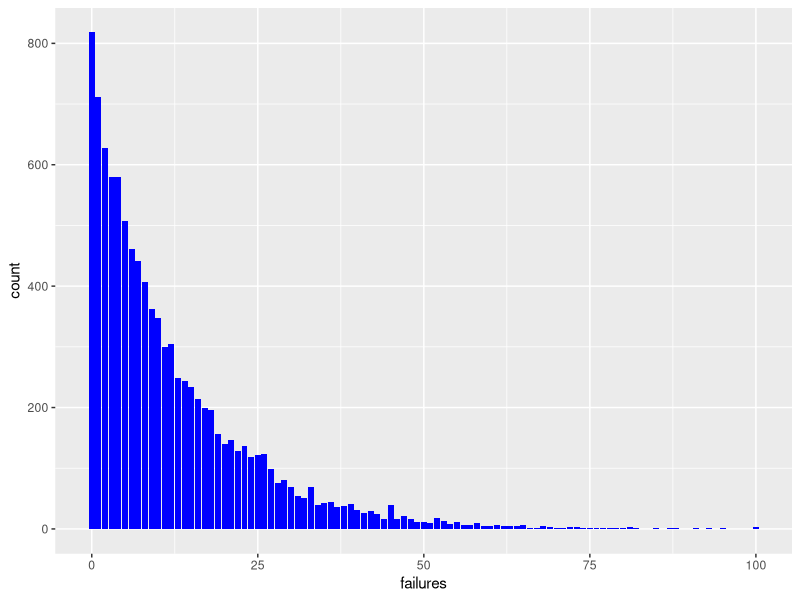
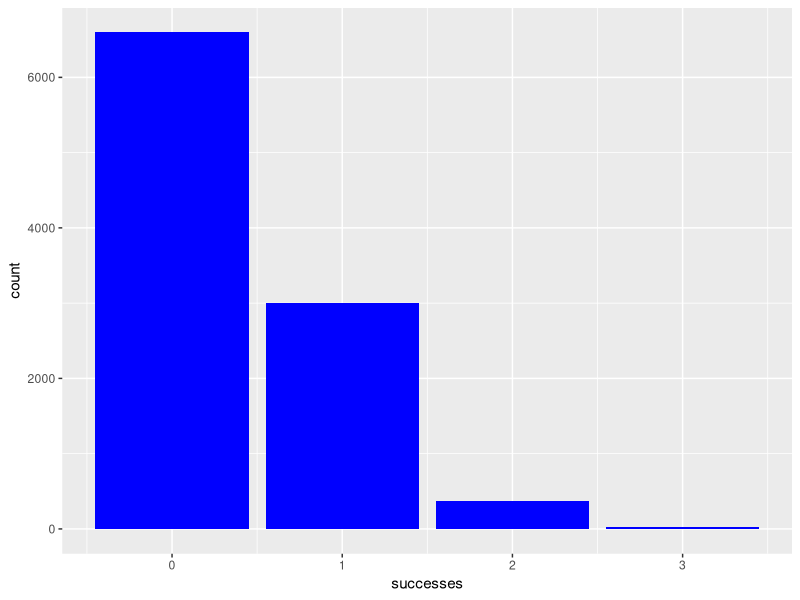
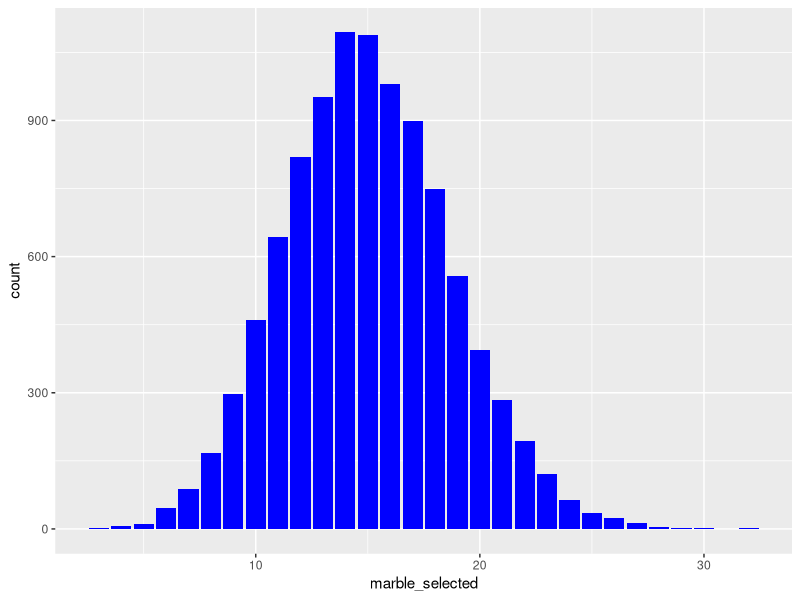
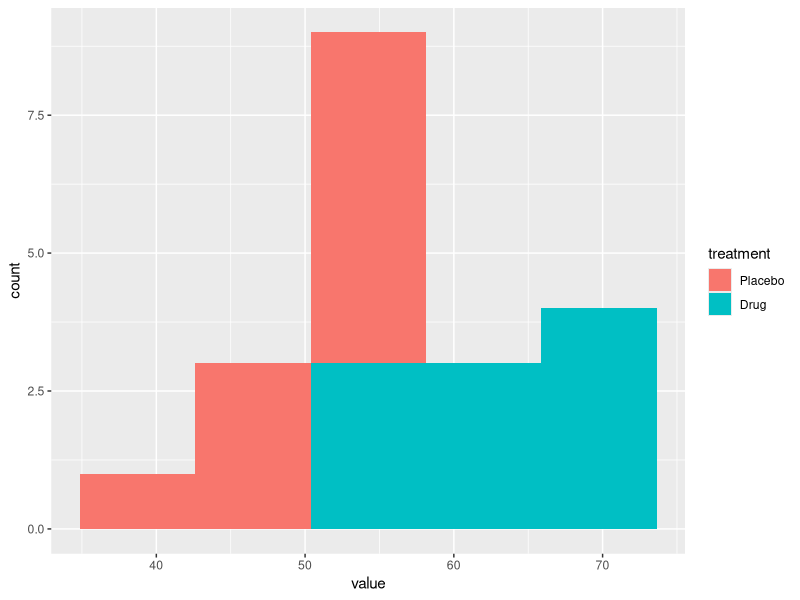
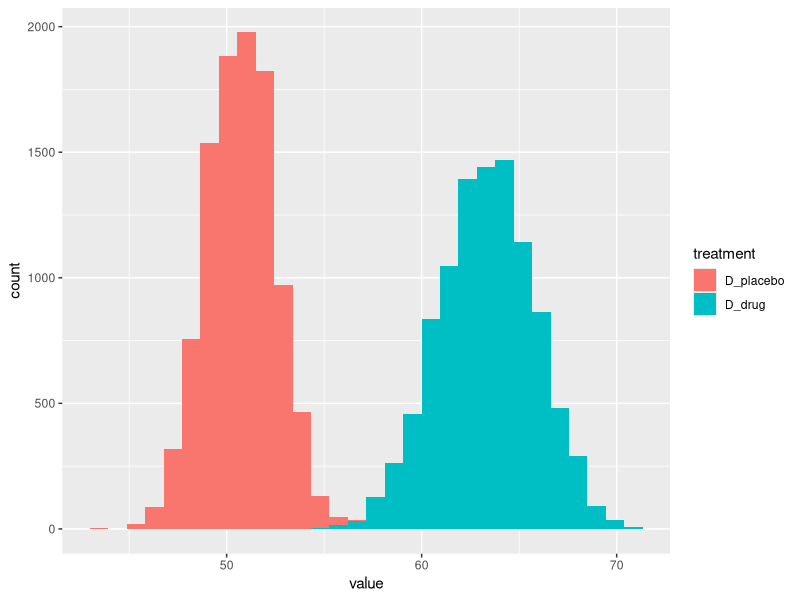
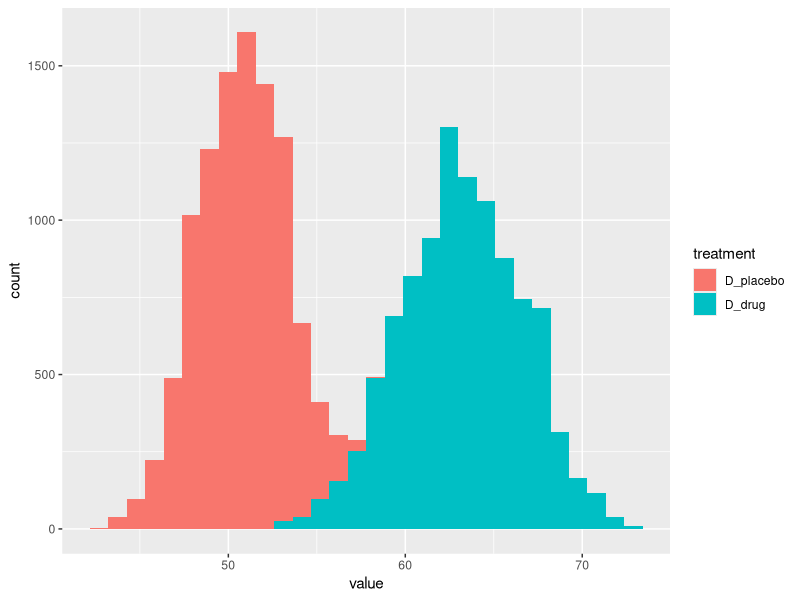
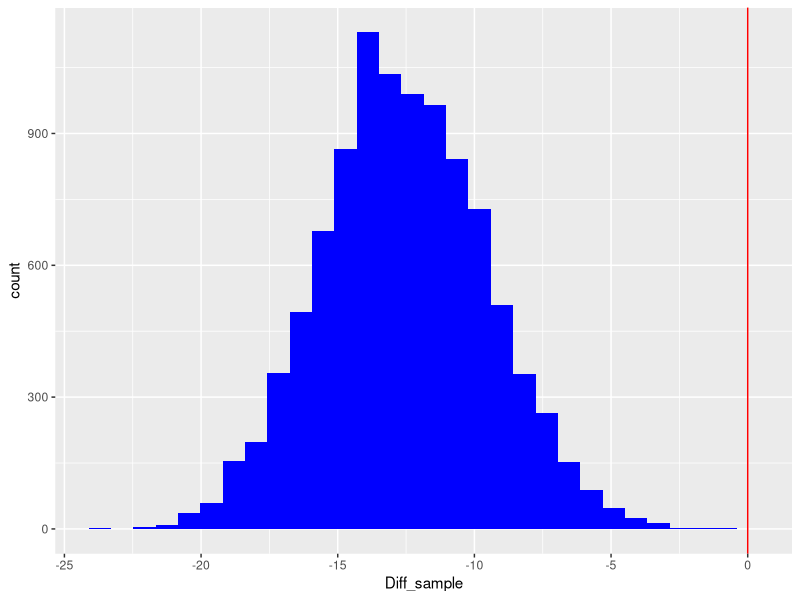
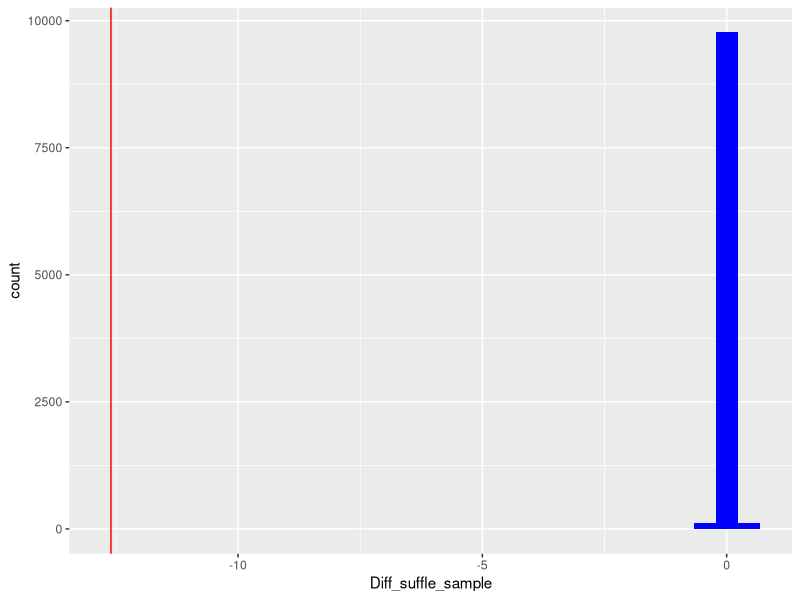

Generate these figures, in order, with R:
## ---- chunk 1
knitr::opts_chunk$set(echo = TRUE)
## ---- chunk 2
carddeck = rep(c(1:13), each=4)
## ---- chunk 3
select_Ace = function(carddeck, num_draws) {
  # function will count the number of times it takes to get a 1
    card_selected = sample(carddeck, 
                           num_draws, 
                           replace = T)
    if ( length(which(card_selected==1)) > 0) {
      Ace_selected = min(which(card_selected == 1))
      return(Ace_selected-1)
    } else {
      return(num_draws)
    }
}
  
## ---- chunk 4
failures = numeric()
for (i in 1:10000) {
  failures[i]=select_Ace(carddeck, num_draws = 100)
}

## ---- chunk 5
library(ggplot2)

ggplot()+
  geom_bar(mapping=aes(x=failures),
                 bins=500,
                 fill="blue")

## ---- chunk 6
sum(failures<21)/10000
## ---- chunk 7
pgeom(20,1/13)

## ---- chunk 8
poker_cards = function(carddeck, num_draws) {
  # function will count the number of times it takes to get a 1
    card_selected = sample(carddeck, 
                           num_draws, 
                           replace = F)
    return ( sum(card_selected==1)) 
}
  
## ---- chunk 9
successes = numeric()
for (i in 1:10000) {
  successes[i]=poker_cards(carddeck, num_draws = 5)
}

## ---- chunk 10
ggplot()+
  geom_bar(mapping=aes(x=successes),
                 bins=3,
                 fill="blue")
table(successes)
## ---- chunk 11
sum(successes>0)/10000
## ---- chunk 12
pbinom(0,5,1/13, lower.tail = F)

## ---- chunk 13

marbles=c(rep("B", times=500),rep("R", times=9500))

## ---- chunk 14
select_Blue = function(marbles, num_draws, selection) {
  #function will take all the marbles and draw num_draws marbles.
      marbles_selected = sample(marbles, 
                           num_draws, 
                           replace = F)

    blue_selected = length(which(marbles_selected==selection))
      return(blue_selected)
}

NumBlues = numeric()
for (i in 1:10000) {
  NumBlues[i]=select_Blue(marbles, num_draws = 300, "B")
}

sum(NumBlues >= 20) / 10000

## ---- chunk 15
marble_selected=numeric()
for ( i in 1:10000) {
  marble_selected[i] = sum(sample(marbles, 300, replace=F)=="B")
  
}
sum(marble_selected>=20)/10000
## ---- chunk 16
ggplot()+
  geom_bar(mapping=aes(x=marble_selected),
                 bins=500,
                 fill="blue")
## ---- chunk 17
# if we look closely at the documentation of the phyper, we see that 
# when lower.tail = F, then it calculates P(X > x) so if we want 20 and above we need to put
# 19.
phyper(19, 500, 9500, 300, lower.tail = F)

## ---- chunk 18

Placebo = c(54,51,58,44,55,52,42,47,58,46)
Drug = c(54,73,53,70,73,68,52,65,65,60)

## ---- chunk 19
library(reshape2)
datamelt = melt(cbind(Placebo,Drug), 
                varnames = c("id","treatment"))
datamelt
## ---- chunk 20

ggplot(datamelt) + geom_histogram(mapping=aes(x=value, 
                                              fill=treatment), 
                                  bins=5)

## ---- chunk 21
D_placebo=numeric()
D_drug= numeric()
n=10
for (i in 1:10000) {
  D_placebo[i] = mean(Placebo[sample(1:length(Placebo), n, replace=T)])
  D_drug[i] = mean(Drug[sample(1:length(Drug), n, replace=T)])
  }

#hist(D_sample)
## ---- chunk 22
datamelt = melt(cbind(D_placebo,D_drug), 
                varnames = c("id","treatment"))

ggplot(datamelt) + geom_histogram(mapping=aes(x=value, fill=treatment))
         
## ---- chunk 23
D_placebo=numeric()
D_drug= numeric()
n=5
for (i in 1:10000) {
  D_placebo[i] = mean(Placebo[sample(1:length(Placebo), n, replace=T)])
  D_drug[i] = mean(Drug[sample(1:length(Drug), n, replace=T)])
  }
## ---- chunk 24
#hist(D_sample)
datamelt = melt(cbind(D_placebo,D_drug), 
                varnames = c("id","treatment"))

ggplot(datamelt) +
  geom_histogram(mapping=aes(x=value,
                             fill=treatment))
## ---- chunk 25

Diff_sample = numeric()
n=10
for (i in 1:10000) {
  Diff_sample[i] = mean(Placebo[sample(1:length(Placebo),n,replace=T)])-
    mean(Drug[sample(1:length(Drug), n, replace = T)])
}
## ---- chunk 26

ggplot() +
  geom_histogram(mapping=aes(x=Diff_sample),
                 fill="blue") +
  geom_vline(mapping=aes(xintercept=0),
             col="red")
#hist(Diff_sample)
#abline(v=0, col="red")

## ---- chunk 27


Diff_suffle_sample = numeric()
datameltshuffle = datamelt
n=10
for (i in 1:10000) {
    datameltshuffle$value = sample(datamelt$value,
                                   nrow(datamelt),replace=F)

Diff_suffle_sample[i] = diff(tapply(datameltshuffle$value,
                                       datameltshuffle$treatment,
                                       mean))
}
## ---- chunk 28

#hist(Diff_suffle_sample)
#abline(v=0, col="red")
#abline(v=mean(Placebo)-mean(Drug), col="green")


ggplot() +
  geom_histogram(mapping=aes(x=Diff_suffle_sample),
                 fill="blue") +
  geom_vline(mapping=aes(xintercept=mean(Placebo)-mean(Drug)),
             col="red")

## ---- chunk 29

sum(Diff_suffle_sample <= (mean(Placebo)-mean(Drug)))/10000

## ---- chunk 30
#confirmation using the t.test() function.
t.test(Placebo, Drug, var.equal = T)
